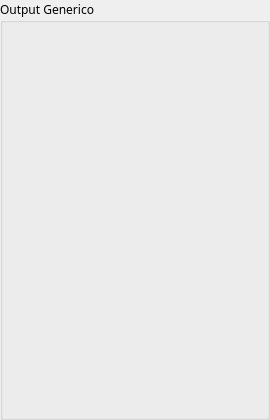
<?xml version="1.0" encoding="UTF-8"?>
<ui version="4.0">
 <class>GroupBox</class>
 <widget class="QGroupBox" name="GroupBox">
  <property name="geometry">
   <rect>
    <x>0</x>
    <y>0</y>
    <width>270</width>
    <height>420</height>
   </rect>
  </property>
  <property name="minimumSize">
   <size>
    <width>270</width>
    <height>420</height>
   </size>
  </property>
  <property name="baseSize">
   <size>
    <width>270</width>
    <height>420</height>
   </size>
  </property>
  <property name="font">
   <font>
    <family>Jura</family>
   </font>
  </property>
  <property name="windowTitle">
   <string>GroupBox</string>
  </property>
  <property name="title">
   <string>Output Generico</string>
  </property>
 </widget>
 <resources/>
 <connections/>
</ui>
